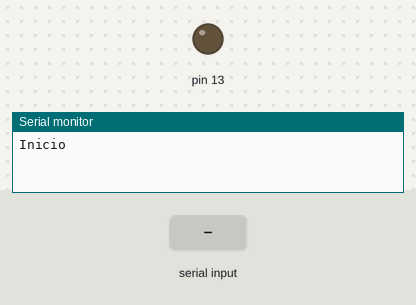
This sketch was run on a simulated Arduino Mega 2560, built with avr-gcc and run on an emulated ATmega2560. Shown: output pins drawn as LEDs (lit = HIGH), the last lines printed to the serial monitor. Inputs (shaded band) come from the test bench.

Above: at 1.2 s.
1.3 s: "Hola" received over the second serial link
At 3.4 s:
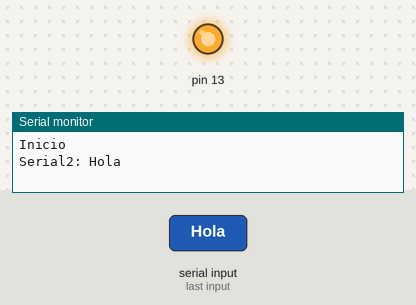
3.8 s: "Chau" received over the second serial link
At 5.3 s:
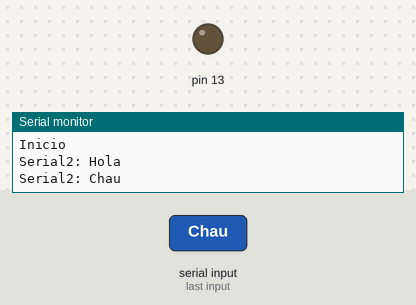
Timing chart, 0 to 6.8 s (numbered marks = the images above; inputs shaded):
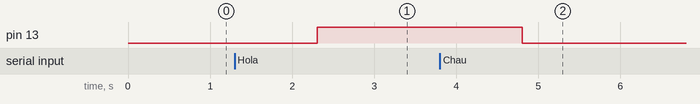

Measured:
- after the input at 1.3 s, pin 13: LOW → HIGH after 1.0 s
- after the input at 3.8 s, pin 13: HIGH → LOW after 1.0 s

The sketch:

fpga-con-arduino.ino
```cpp
char inputString_2[100] = {0};// a String to hold incoming data

void setup() {
  pinMode(13, OUTPUT);
  Serial.begin(9600);
  Serial2.begin(9600);
  Serial.println("Inicio");
}

void loop() {
  if (Serial2.available()) {
    Serial2.readBytes(inputString_2, sizeof(inputString_2));
    Serial.println("Serial2: " + (String)inputString_2);
    if (strstr(inputString_2, "Hola") != NULL){
      digitalWrite(13, HIGH);
      Serial2.println(inputString_2);
    }
    else if (strstr(inputString_2, "Chau") != NULL){
      digitalWrite(13, LOW);
      Serial2.println(inputString_2);
    }
    inputString_2 [100]= 0;
    }
}
```
